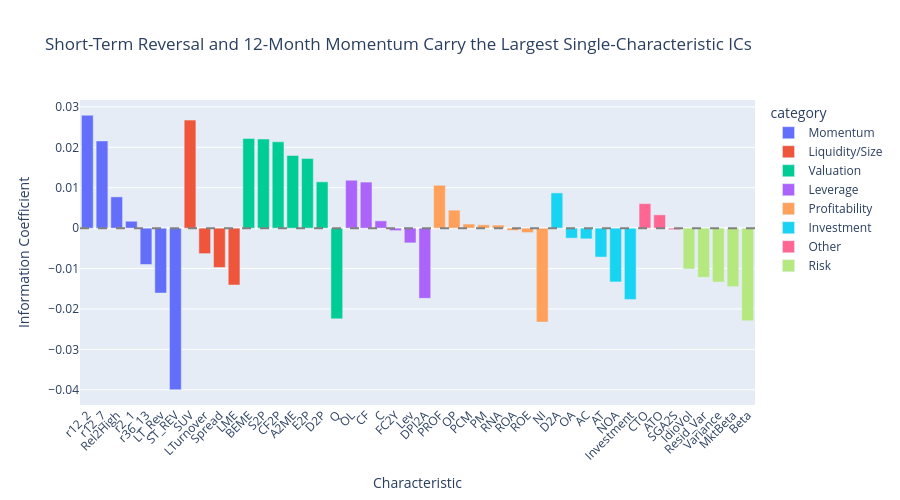

The notebook cell this image was saved under:
### Code cell
# Visualize ICs by category
ic_with_category = []
for row in ic_df.iter_rows(named=True):
    category = "Other"
    for cat, features in CHARACTERISTIC_CATEGORIES.items():
        if row["feature"] in features:
            category = cat
            break
    ic_with_category.append({**row, "category": category})

ic_cat_df = pl.DataFrame(ic_with_category)

fig = px.bar(
    ic_cat_df.to_pandas(),
    x="feature",
    y="IC",
    color="category",
    title="Short-Term Reversal and 12-Month Momentum Carry the Largest Single-Characteristic ICs",
    labels={"IC": "Information Coefficient", "feature": "Characteristic"},
)
fig.update_layout(xaxis_tickangle=-45, height=500)
fig.add_hline(y=0, line_dash="dash", line_color="gray")
fig.show()

### Figure 1 — Plotly figure (JSON) as saved in the notebook; plotly's stock layout.template omitted (floating-point values rounded to 4 significant figures)
{"data": [{"hovertemplate": "category=Momentum<br>Characteristic=%{x}<br>Information Coefficient=%{y}<extra></extra>", "legendgroup": "Momentum", "marker": {"color": "#636efa", "pattern": {"shape": ""}}, "name": "Momentum", "orientation": "v", "showlegend": true, "textposition": "auto", "type": "bar", "x": ["r12_2", "r12_7", "Rel2High", "r2_1", "r36_13", "LT_Rev", "ST_REV"], "xaxis": "x", "y": [0.02794, 0.02158, 0.00774, 0.001707, -0.008994, -0.01606, -0.03998], "yaxis": "y"}, {"hovertemplate": "category=Liquidity/Size<br>Characteristic=%{x}<br>Information Coefficient=%{y}<extra></extra>", "legendgroup": "Liquidity/Size", "marker": {"color": "#EF553B", "pattern": {"shape": ""}}, "name": "Liquidity/Size", "orientation": "v", "showlegend": true, "textposition": "auto", "type": "bar", "x": ["SUV", "LTurnover", "Spread", "LME"], "xaxis": "x", "y": [0.02673, -0.006302, -0.009731, -0.01407], "yaxis": "y"}, {"hovertemplate": "category=Valuation<br>Characteristic=%{x}<br>Information Coefficient=%{y}<extra></extra>", "legendgroup": "Valuation", "marker": {"color": "#00cc96", "pattern": {"shape": ""}}, "name": "Valuation", "orientation": "v", "showlegend": true, "textposition": "auto", "type": "bar", "x": ["BEME", "S2P", "CF2P", "A2ME", "E2P", "D2P", "Q"], "xaxis": "x", "y": [0.02218, 0.02204, 0.02136, 0.01797, 0.01722, 0.01147, -0.02244], "yaxis": "y"}, {"hovertemplate": "category=Leverage<br>Characteristic=%{x}<br>Information Coefficient=%{y}<extra></extra>", "legendgroup": "Leverage", "marker": {"color": "#ab63fa", "pattern": {"shape": ""}}, "name": "Leverage", "orientation": "v", "showlegend": true, "textposition": "auto", "type": "bar", "x": ["OL", "CF", "C", "FC2Y", "Lev", "DPI2A"], "xaxis": "x", "y": [0.01186, 0.0114, 0.001799, -0.0006115, -0.003644, -0.01736], "yaxis": "y"}, {"hovertemplate": "category=Profitability<br>Characteristic=%{x}<br>Information Coefficient=%{y}<extra></extra>", "legendgroup": "Profitability", "marker": {"color": "#FFA15A", "pattern": {"shape": ""}}, "name": "Profitability", "orientation": "v", "showlegend": true, "textposition": "auto", "type": "bar", "x": ["PROF", "OP", "PCM", "PM", "RNA", "ROA", "ROE", "NI"], "xaxis": "x", "y": [0.01061, 0.004451, 0.001013, 0.0008228, 0.0007546, -0.0005674, -0.001103, -0.02324], "yaxis": "y"}, {"hovertemplate": "category=Investment<br>Characteristic=%{x}<br>Information Coefficient=%{y}<extra></extra>", "legendgroup": "Investment", "marker": {"color": "#19d3f3", "pattern": {"shape": ""}}, "name": "Investment", "orientation": "v", "showlegend": true, "textposition": "auto", "type": "bar", "x": ["D2A", "OA", "AC", "AT", "NOA", "Investment"], "xaxis": "x", "y": [0.008723, -0.002475, -0.002645, -0.007155, -0.01331, -0.01763], "yaxis": "y"}, {"hovertemplate": "category=Other<br>Characteristic=%{x}<br>Information Coefficient=%{y}<extra></extra>", "legendgroup": "Other", "marker": {"color": "#FF6692", "pattern": {"shape": ""}}, "name": "Other", "orientation": "v", "showlegend": true, "textposition": "auto", "type": "bar", "x": ["CTO", "ATO", "SGA2S"], "xaxis": "x", "y": [0.006066, 0.003296, -0.0003737], "yaxis": "y"}, {"hovertemplate": "category=Risk<br>Characteristic=%{x}<br>Information Coefficient=%{y}<extra></extra>", "legendgroup": "Risk", "marker": {"color": "#B6E880", "pattern": {"shape": ""}}, "name": "Risk", "orientation": "v", "showlegend": true, "textposition": "auto", "type": "bar", "x": ["IdioVol", "Resid_Var", "Variance", "MktBeta", "Beta"], "xaxis": "x", "y": [-0.0101, -0.01215, -0.01334, -0.01447, -0.02291], "yaxis": "y"}], "layout": {"barmode": "relative", "height": 500, "legend": {"title": {"text": "category"}, "tracegroupgap": 0}, "shapes": [{"line": {"color": "gray", "dash": "dash"}, "type": "line", "x0": 0, "x1": 1, "xref": "x domain", "y0": 0, "y1": 0, "yref": "y"}], "title": {"text": "Short-Term Reversal and 12-Month Momentum Carry the Largest Single-Characteristic ICs"}, "xaxis": {"anchor": "y", "domain": [0.0, 1.0], "tickangle": -45, "title": {"text": "Characteristic"}}, "yaxis": {"anchor": "x", "domain": [0.0, 1.0], "title": {"text": "Information Coefficient"}}}}
